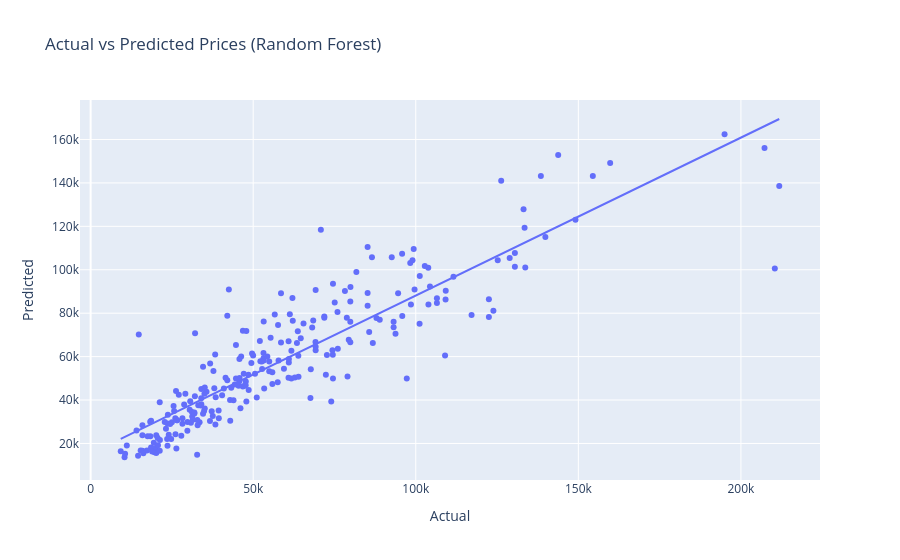

Notebook cell for this chart:
### Code cell
eval_df = pd.DataFrame({'Actual': y_test, 'Predicted': predicted_value_rf})
px.scatter(eval_df, x='Actual', y='Predicted', trendline="ols",  title="Actual vs Predicted Prices (Random Forest)").show()

### Figure 1 — Plotly figure (JSON) as saved in the notebook; plotly's stock layout.template omitted (floating-point values rounded to 4 significant figures; data arrays with more than 128 entries replaced by an {"elided": "..."} marker saying what was removed)
{"data": [{"hovertemplate": "Actual=%{x}<br>Predicted=%{y}<extra></extra>", "legendgroup": "", "marker": {"color": "#636efa", "symbol": "circle"}, "mode": "markers", "name": "", "orientation": "v", "showlegend": false, "type": "scatter", "x": {"elided": "249 int values"}, "xaxis": "x", "y": {"elided": "249 float values"}, "yaxis": "y"}, {"hovertemplate": "<b>OLS trendline</b><br>Predicted = 0.72755 * Actual + 15350.4<br>R<sup>2</sup>=0.792323<br><br>Actual=%{x}<br>Predicted=%{y} <b>(trend)</b><extra></extra>", "legendgroup": "", "marker": {"color": "#636efa", "symbol": "circle"}, "mode": "lines", "name": "", "showlegend": false, "type": "scatter", "x": {"elided": "249 int values"}, "xaxis": "x", "y": {"elided": "249 float values"}, "yaxis": "y"}], "layout": {"legend": {"tracegroupgap": 0}, "title": {"text": "Actual vs Predicted Prices (Random Forest)"}, "xaxis": {"anchor": "y", "domain": [0, 1], "title": {"text": "Actual"}}, "yaxis": {"anchor": "x", "domain": [0, 1], "title": {"text": "Predicted"}}}}
